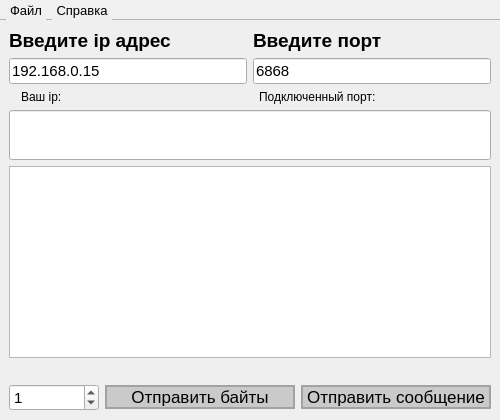
<?xml version="1.0" encoding="UTF-8"?>
<ui version="4.0">
 <class>MainWindow</class>
 <widget class="QMainWindow" name="MainWindow">
  <property name="geometry">
   <rect>
    <x>0</x>
    <y>0</y>
    <width>500</width>
    <height>420</height>
   </rect>
  </property>
  <property name="minimumSize">
   <size>
    <width>500</width>
    <height>420</height>
   </size>
  </property>
  <property name="maximumSize">
   <size>
    <width>500</width>
    <height>420</height>
   </size>
  </property>
  <property name="windowTitle">
   <string>UDPmaster</string>
  </property>
  <widget class="QWidget" name="centralwidget">
   <property name="styleSheet">
    <string notr="true"/>
   </property>
   <layout class="QHBoxLayout" name="horizontalLayout_4">
    <item>
     <layout class="QVBoxLayout" name="verticalLayout">
      <property name="sizeConstraint">
       <enum>QLayout::SizeConstraint::SetDefaultConstraint</enum>
      </property>
      <item>
       <layout class="QHBoxLayout" name="horizontalLayout">
        <item>
         <widget class="QLabel" name="label_3">
          <property name="font">
           <font>
            <pointsize>14</pointsize>
            <bold>true</bold>
           </font>
          </property>
          <property name="text">
           <string>Введите ip адрес</string>
          </property>
         </widget>
        </item>
        <item>
         <widget class="QLabel" name="label_4">
          <property name="font">
           <font>
            <pointsize>14</pointsize>
            <bold>true</bold>
           </font>
          </property>
          <property name="text">
           <string>Введите порт</string>
          </property>
         </widget>
        </item>
       </layout>
      </item>
      <item>
       <layout class="QHBoxLayout" name="horizontalLayout_2">
        <item>
         <widget class="QLineEdit" name="ipConfig">
          <property name="font">
           <font>
            <pointsize>11</pointsize>
           </font>
          </property>
          <property name="text">
           <string>192.168.0.15</string>
          </property>
         </widget>
        </item>
        <item>
         <widget class="QLineEdit" name="portConfig">
          <property name="font">
           <font>
            <pointsize>11</pointsize>
           </font>
          </property>
          <property name="text">
           <string>6868</string>
          </property>
         </widget>
        </item>
       </layout>
      </item>
      <item>
       <layout class="QHBoxLayout" name="horizontalLayout_3">
        <property name="sizeConstraint">
         <enum>QLayout::SizeConstraint::SetDefaultConstraint</enum>
        </property>
        <property name="leftMargin">
         <number>12</number>
        </property>
        <property name="topMargin">
         <number>0</number>
        </property>
        <item>
         <widget class="QLabel" name="ipInfo">
          <property name="minimumSize">
           <size>
            <width>0</width>
            <height>0</height>
           </size>
          </property>
          <property name="maximumSize">
           <size>
            <width>16777215</width>
            <height>20</height>
           </size>
          </property>
          <property name="text">
           <string>Ваш ip:</string>
          </property>
         </widget>
        </item>
        <item>
         <widget class="QLabel" name="portInfo">
          <property name="minimumSize">
           <size>
            <width>0</width>
            <height>0</height>
           </size>
          </property>
          <property name="maximumSize">
           <size>
            <width>16777215</width>
            <height>20</height>
           </size>
          </property>
          <property name="text">
           <string>Подключенный порт:</string>
          </property>
         </widget>
        </item>
       </layout>
      </item>
      <item>
       <widget class="QLineEdit" name="textMessage">
        <property name="enabled">
         <bool>true</bool>
        </property>
        <property name="sizePolicy">
         <sizepolicy hsizetype="MinimumExpanding" vsizetype="MinimumExpanding">
          <horstretch>0</horstretch>
          <verstretch>0</verstretch>
         </sizepolicy>
        </property>
        <property name="font">
         <font>
          <pointsize>15</pointsize>
         </font>
        </property>
        <property name="text">
         <string/>
        </property>
       </widget>
      </item>
      <item>
       <widget class="QTextBrowser" name="textBrowser"/>
      </item>
      <item>
       <spacer name="verticalSpacer_2">
        <property name="orientation">
         <enum>Qt::Orientation::Horizontal</enum>
        </property>
        <property name="sizeHint" stdset="0">
         <size>
          <width>10</width>
          <height>20</height>
         </size>
        </property>
       </spacer>
      </item>
      <item>
       <layout class="QHBoxLayout" name="horizontalLayout_5">
        <item>
         <widget class="QSpinBox" name="k_value">
          <property name="maximumSize">
           <size>
            <width>90</width>
            <height>16777215</height>
           </size>
          </property>
          <property name="font">
           <font>
            <pointsize>11</pointsize>
           </font>
          </property>
          <property name="styleSheet">
           <string notr="true"/>
          </property>
          <property name="value">
           <number>1</number>
          </property>
         </widget>
        </item>
        <item>
         <widget class="QPushButton" name="pushButton_2">
          <property name="font">
           <font>
            <pointsize>13</pointsize>
           </font>
          </property>
          <property name="styleSheet">
           <string notr="true">QPushButton {
color: black;
background-color: rgba(0, 0, 0, 40);
border: 2px solid rgba(0, 0, 0, 50);
}
QPushButton:hover {
background-color: rgba(0, 0, 0, 50);
}

QPushButton:pressed {
background-color: rgba(0, 0, 0, 80);
}</string>
          </property>
          <property name="text">
           <string>Отправить байты</string>
          </property>
         </widget>
        </item>
        <item>
         <widget class="QPushButton" name="pushButton">
          <property name="font">
           <font>
            <pointsize>13</pointsize>
           </font>
          </property>
          <property name="styleSheet">
           <string notr="true">QPushButton {
color: black;
background-color: rgba(0, 0, 0, 40);
border: 2px solid rgba(0, 0, 0, 50);
}
QPushButton:hover {
background-color: rgba(0, 0, 0, 50);
}

QPushButton:pressed {
background-color: rgba(0, 0, 0, 80);
}</string>
          </property>
          <property name="text">
           <string>Отправить сообщение</string>
          </property>
         </widget>
        </item>
       </layout>
      </item>
     </layout>
    </item>
   </layout>
  </widget>
  <widget class="QMenuBar" name="menubar">
   <property name="geometry">
    <rect>
     <x>0</x>
     <y>0</y>
     <width>500</width>
     <height>33</height>
    </rect>
   </property>
   <property name="maximumSize">
    <size>
     <width>16777215</width>
     <height>40</height>
    </size>
   </property>
   <property name="font">
    <font>
     <pointsize>10</pointsize>
    </font>
   </property>
   <property name="styleSheet">
    <string notr="true">            QMenuBar {
                border-bottom: 1px solid rgb(179, 179, 179); /* Толщина, стиль и цвет линии */
                background-color: #f0f0f0; /* Цвет фона (опционально) */
            }

            QMenuBar::item {
                background-color: #f0f0f0; /* Цвет фона пунктов меню (опционально) */
            }

            QMenuBar::item:selected {
                background-color: #d0d0d0; /* Цвет фона выбранных пунктов меню (опционально) */
            }</string>
   </property>
   <widget class="QMenu" name="menu">
    <property name="title">
     <string>Файл</string>
    </property>
    <addaction name="action_save"/>
    <addaction name="separator"/>
    <addaction name="action_exit"/>
   </widget>
   <widget class="QMenu" name="menu_2">
    <property name="maximumSize">
     <size>
      <width>16777215</width>
      <height>25</height>
     </size>
    </property>
    <property name="title">
     <string>Справка</string>
    </property>
    <addaction name="action_about"/>
   </widget>
   <addaction name="menu"/>
   <addaction name="menu_2"/>
  </widget>
  <action name="action_save">
   <property name="text">
    <string>Сохранить</string>
   </property>
  </action>
  <action name="action_exit">
   <property name="text">
    <string>Выход</string>
   </property>
  </action>
  <action name="action_about">
   <property name="text">
    <string>О программе</string>
   </property>
  </action>
 </widget>
 <resources/>
 <connections/>
</ui>
